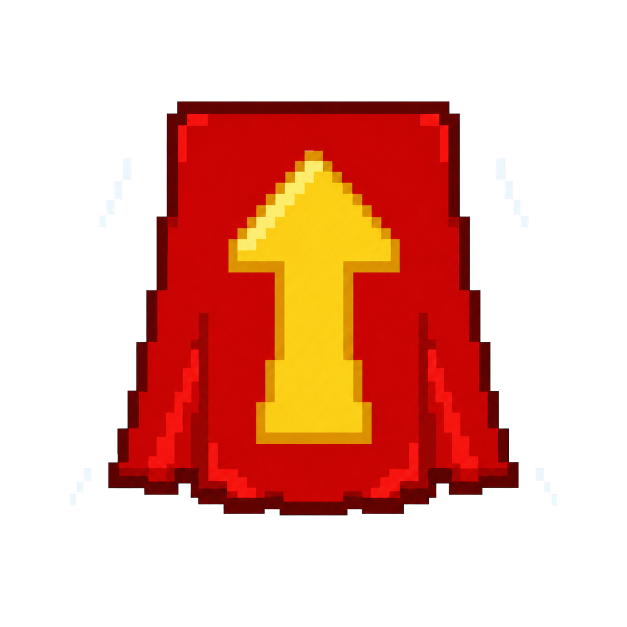
#> input picture output/imagegen/ability_icons_round22/flight_transparent_source.png, 1254 x 1254 px (shown at 1/2 size)
$ python process_round22.py
#> lines starting #> are read from the running program, lines starting #| are printed output that depends on the picture; after the words box and inside, x2 and y2 are one past the last pixel; in counts of white or black regions, pixels touching at a corner belong together
from __future__ import annotations

from pathlib import Path

from PIL import Image, ImageDraw


ROOT = Path(__file__).resolve().parent
SIZE = 64


def fit_subject(
    source_name: str,
    target_extent: int = 58,
    center: tuple[int, int] = (32, 32),
) -> Image.Image:
    source = Image.open(ROOT / source_name).convert("RGBA")
    source_pixels = source.load()
    for y in range(source.height):
        for x in range(source.width):
            red, green, blue, alpha = source_pixels[x, y]
            is_magenta_fringe = (
                alpha > 0
                and red > 120
                and blue > 120
                and green < min(red, blue) * 0.65
            )
            if is_magenta_fringe:
                source_pixels[x, y] = (0, 0, 0, 0)

    bbox = source.getchannel("A").getbbox()
    if bbox is None:
        raise ValueError(f"No subject found in {source_name}")

    subject = source.crop(bbox)
    scale = target_extent / max(subject.size)
    resized_size = (
        max(1, round(subject.width * scale)),
        max(1, round(subject.height * scale)),
    )
    subject = subject.resize(resized_size, Image.Resampling.NEAREST)

    # Production ability icons use a crisp binary alpha silhouette.
    alpha = subject.getchannel("A").point(lambda value: 255 if value >= 128 else 0)
    subject.putalpha(alpha)

    final = Image.new("RGBA", (SIZE, SIZE), (0, 0, 0, 0))
    left = center[0] - subject.width // 2
    top = center[1] - subject.height // 2
    final.alpha_composite(subject, (left, top))
    return final


def checkerboard(size: tuple[int, int], tile: int) -> Image.Image:
    image = Image.new("RGBA", size, (0, 0, 0, 255))
    draw = ImageDraw.Draw(image)
    colors = ((66, 66, 72, 255), (106, 106, 114, 255))
    for y in range(0, size[1], tile):
        for x in range(0, size[0], tile):
            color = colors[((x // tile) + (y // tile)) % 2]
            draw.rectangle((x, y, x + tile - 1, y + tile - 1), fill=color)
    return image


def checkerboard_preview(image: Image.Image, output_name: str, scale: int = 8) -> None:
    canvas = checkerboard((image.width * scale, image.height * scale), scale * 2)
    canvas.alpha_composite(image.resize(canvas.size, Image.Resampling.NEAREST))
    canvas.convert("RGB").save(ROOT / output_name, optimize=True)


def qa32_preview(image: Image.Image, output_name: str) -> None:
    reduced = image.resize((32, 32), Image.Resampling.NEAREST)
    canvas = checkerboard((256, 256), 16)
    canvas.alpha_composite(reduced.resize((256, 256), Image.Resampling.NEAREST))
    canvas.convert("RGB").save(ROOT / output_name, optimize=True)


def qa_sheet(images: list[tuple[str, Image.Image]]) -> None:
    cell = 256
    gap = 16
    label_height = 22
    canvas = Image.new(
        "RGBA",
        (
            gap + len(images) * (cell + gap),
            gap + 2 * (cell + label_height + gap),
        ),
        (38, 38, 42, 255),
    )
    draw = ImageDraw.Draw(canvas)

    for column, (label, image) in enumerate(images):
        left = gap + column * (cell + gap)
        for row, qa_size in enumerate((64, 32)):
            top = gap + row * (cell + label_height + gap)
            draw.text(
                (left, top),
                f"{label} - {qa_size}x{qa_size}",
                fill=(235, 235, 238, 255),
            )
            backing = checkerboard((cell, cell), 16)
            reduced = image.resize((qa_size, qa_size), Image.Resampling.NEAREST)
            backing.alpha_composite(
                reduced.resize((cell, cell), Image.Resampling.NEAREST)
            )
            canvas.alpha_composite(backing, (left, top + label_height))

    canvas.convert("RGB").save(ROOT / "ability_icons_qa.png", optimize=True)


outputs = {
    "ability_flight.png": fit_subject("flight_transparent_source.png"),
    "ability_double_slam.png": fit_subject("double_slam_transparent_source.png"),
    "ability_lightning_mace.png": fit_subject(
        "lightning_mace_transparent_source.png"
    ),
}
#> in fit_subject, source is the input picture: PIL image 1254x1254 RGBA; mean R, G, B, A 67.9, 16.4, 3.3, 88.4
#> in fit_subject, `bbox = source.getchannel("A").getbbox()`: bbox = (139, 202, 1115, 1031)
#> in fit_subject, `alpha = subject.getchannel("A").point(lambda value: 255 if value >= 12..`: alpha: PIL image 58x49 L; 67.6% white; 4 black regions (2 under 20 px), largest, box (x1, y1, x2, y2) and area: (0, 0, 18, 49) 460, (40, 0, 58, 49) 458
#> in fit_subject, `final = Image.new("RGBA", (SIZE, SIZE), (0, 0, 0, 0))`: final: PIL image 64x64 RGBA; every value is 0
#> call 2 of fit_subject, with source_name = 'double_slam_transparent_source.png', target_extent = 58, center = (32, 32)
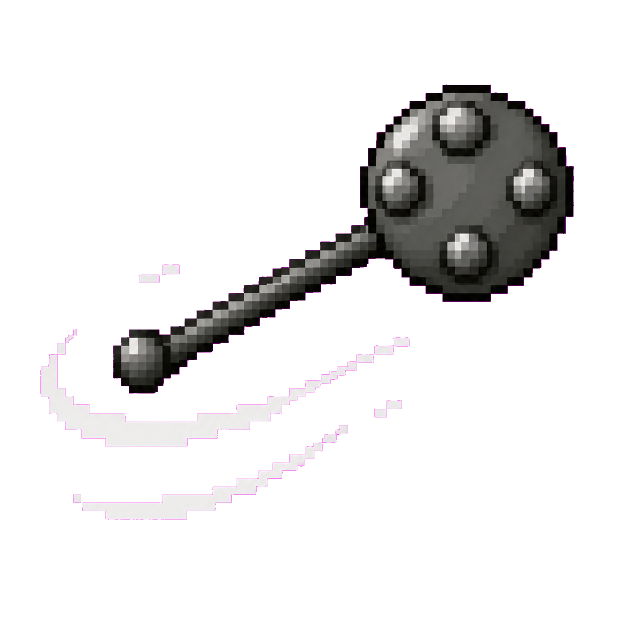
#> input picture output/imagegen/ability_icons_round22/double_slam_transparent_source.png, 1254 x 1254 px (shown at 1/2 size)
#> in fit_subject, source is the input picture: PIL image 1254x1254 RGBA; mean R, G, B, A 16.2, 15.5, 15.6, 38.4
#> in fit_subject (call 2), `bbox = source.getchannel("A").getbbox()`: bbox = (82, 170, 1147, 1038)
#> in fit_subject (call 2), `alpha = subject.getchannel("A").point(lambda value: 255 if value >= 12..`:
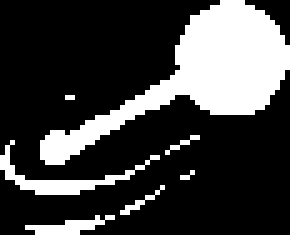
#> alpha: PIL image 58x47 L (shown 5 times larger); 24.7% white; 7 white regions (4 under 20 px), largest, box (x1, y1, x2, y2) and area: (8, 0, 58, 33) 544, (0, 28, 32, 39) 72, (5, 43, 23, 47) 34
#> in fit_subject (call 2), `top = center[1] - subject.height // 2`: top = 9
#> call 3 of fit_subject, with source_name = 'lightning_mace_transparent_source.png', target_extent = 58, center = (32, 32)
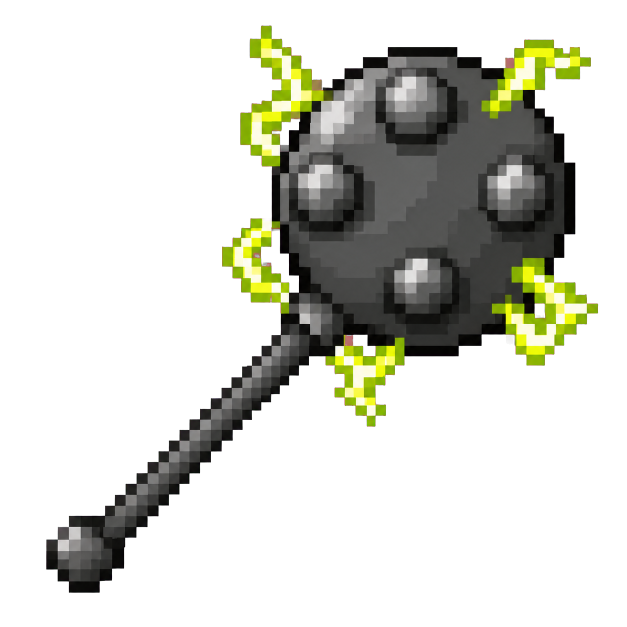
#> input picture output/imagegen/ability_icons_round22/lightning_mace_transparent_source.png, 1254 x 1254 px (shown at 1/2 size)
#> in fit_subject, source is the input picture: PIL image 1254x1254 RGBA; mean R, G, B, A 25.9, 27, 19, 69.7
#> in fit_subject (call 3), `bbox = source.getchannel("A").getbbox()`: bbox = (92, 51, 1197, 1186)
#> in fit_subject (call 3), `alpha = subject.getchannel("A").point(lambda value: 255 if value >= 12..`: alpha: PIL image 56x58 L; 34.7% white; 1 white region, box (x1, y1, x2, y2) and area: (0, 0, 56, 58) 1128
#> in fit_subject (call 3), `left = center[0] - subject.width // 2`: left = 4
#> in fit_subject (call 3), `top = center[1] - subject.height // 2`: top = 3
#> in fit_subject (call 3), `final.alpha_composite(subject, (left, top))`:
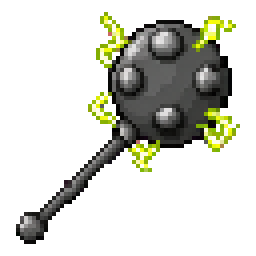
#> final: PIL image 64x64 RGBA (shown 4 times larger); mean R, G, B, A 26.1, 27.2, 19.2, 70.2; transparent parts drawn white

for filename, image in outputs.items():
    image.save(ROOT / filename, optimize=True)
#> this loop made 3 passes
#> filename on passes 1 to 3: 'ability_flight.png', 'ability_double_slam.png', 'ability_lightning_mace.png'

for stem, image in (
    ("flight", outputs["ability_flight.png"]),
    ("double_slam", outputs["ability_double_slam.png"]),
    ("lightning_mace", outputs["ability_lightning_mace.png"]),
):
    checkerboard_preview(image, f"{stem}_preview.png")
    qa32_preview(image, f"{stem}_qa32.png")
#> this loop made 3 passes

qa_sheet(
    [
        ("Flight", outputs["ability_flight.png"]),
        ("Double Slam", outputs["ability_double_slam.png"]),
        ("Lightning Mace", outputs["ability_lightning_mace.png"]),
    ]
)
#> the loop in qa_sheet, `for column, (label, image) in enumerate(images):` made 3 passes
#> left on passes 2 to 3: 288, 560
#> after the loop in qa_sheet, `for column, (label, image) in enumerate(images):`:
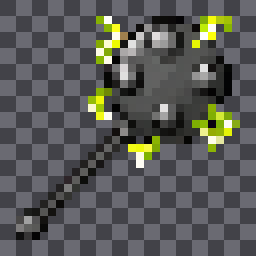
#> backing: PIL image 256x256 RGBA; mean R, G, B, A 87.5, 88.6, 85.7, 255
#> after the loop in qa_sheet, `for column, (label, image) in enumerate(images):`:
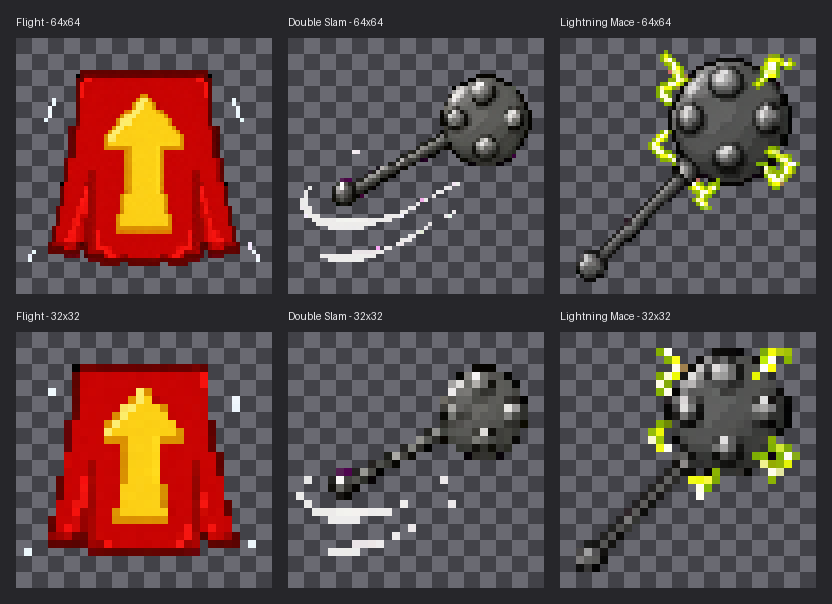
#> canvas: PIL image 832x604 RGBA; mean R, G, B, A 90.5, 72.9, 70.7, 255

for filename, image in outputs.items():
    alpha = image.getchannel("A")
    bbox = alpha.getbbox()
#> (the run stopped early here; a loop or call above may not have finished)
